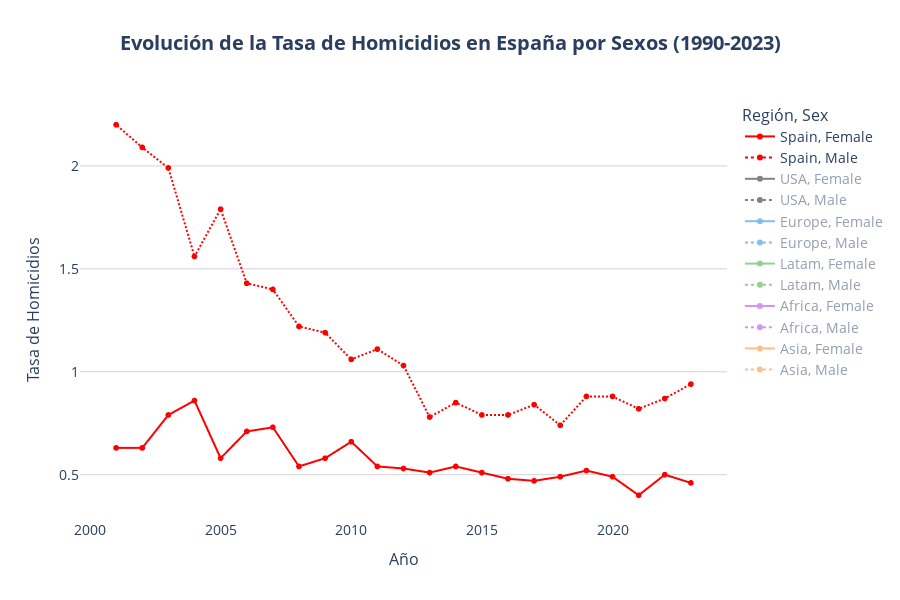

The notebook cell this image was saved under:
### Code cell
time_series_plot(
    df = df_time_series,
    x='Year',
    y='homicides_rate',
    line_group='Country',
    line_dash='Sex',
    color='Region_2',
    default_visible_name=['Spain, Female', 'Spain, Male'],
    title='Evolución de la Tasa de Homicidios en España por Sexos (1990-2023)',
    hover_data=HOVER_DATA['time_series'],
    labels=LABELS['time_series'],
    hovertemplate=HOVER_TEMPLATES['time_series'],
    color_discrete_map=COLOR_MAP['Region_2'],
    category_orders=CATEGORY_ORDERS,
    plot_save_path=os.path.join(PROJECT_PATH, 'plots', PLOT_FILENAME['time_series']),
    show=True
)
